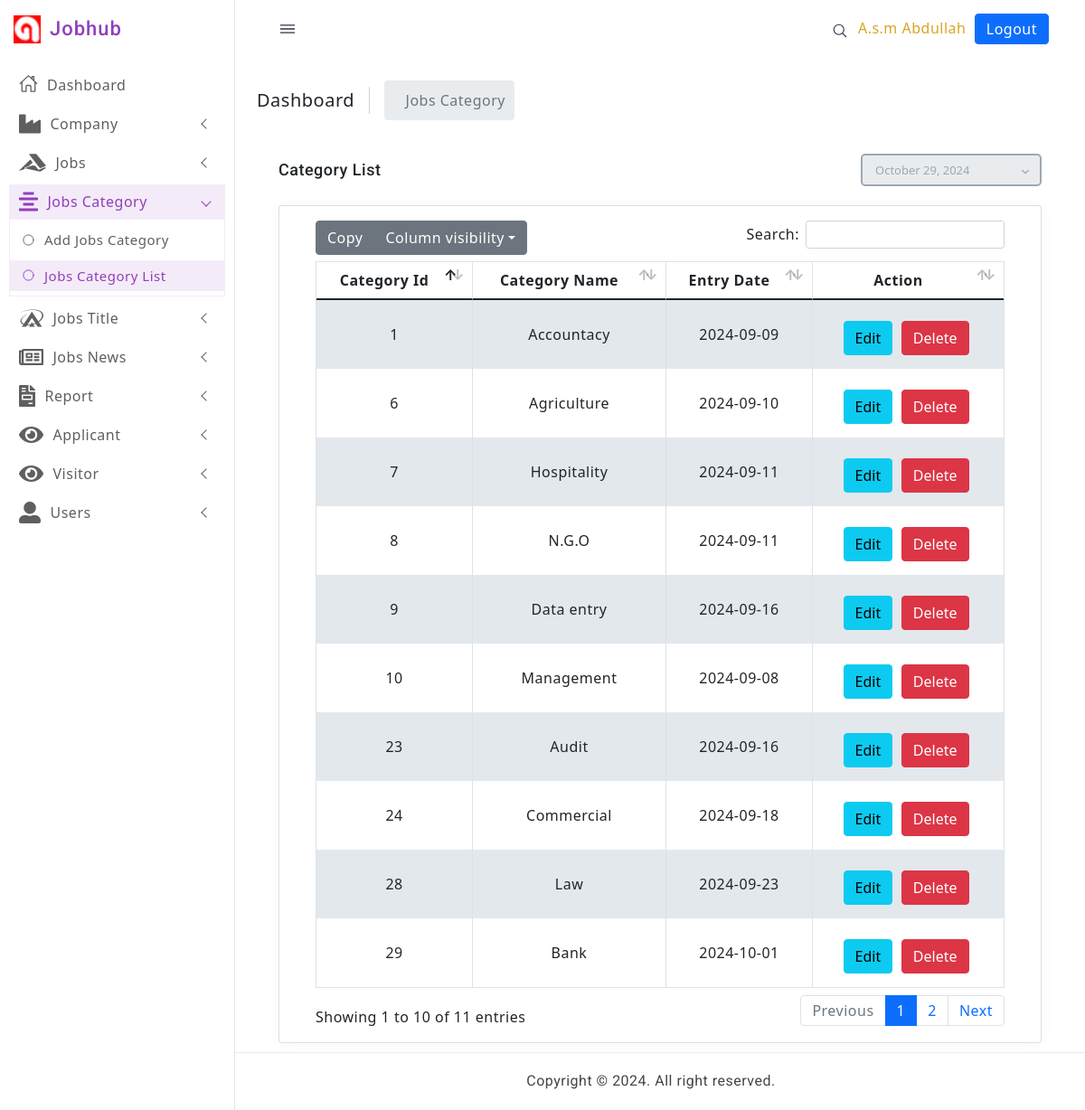
Before: /list_of_category.php (signed in) with the older database file.
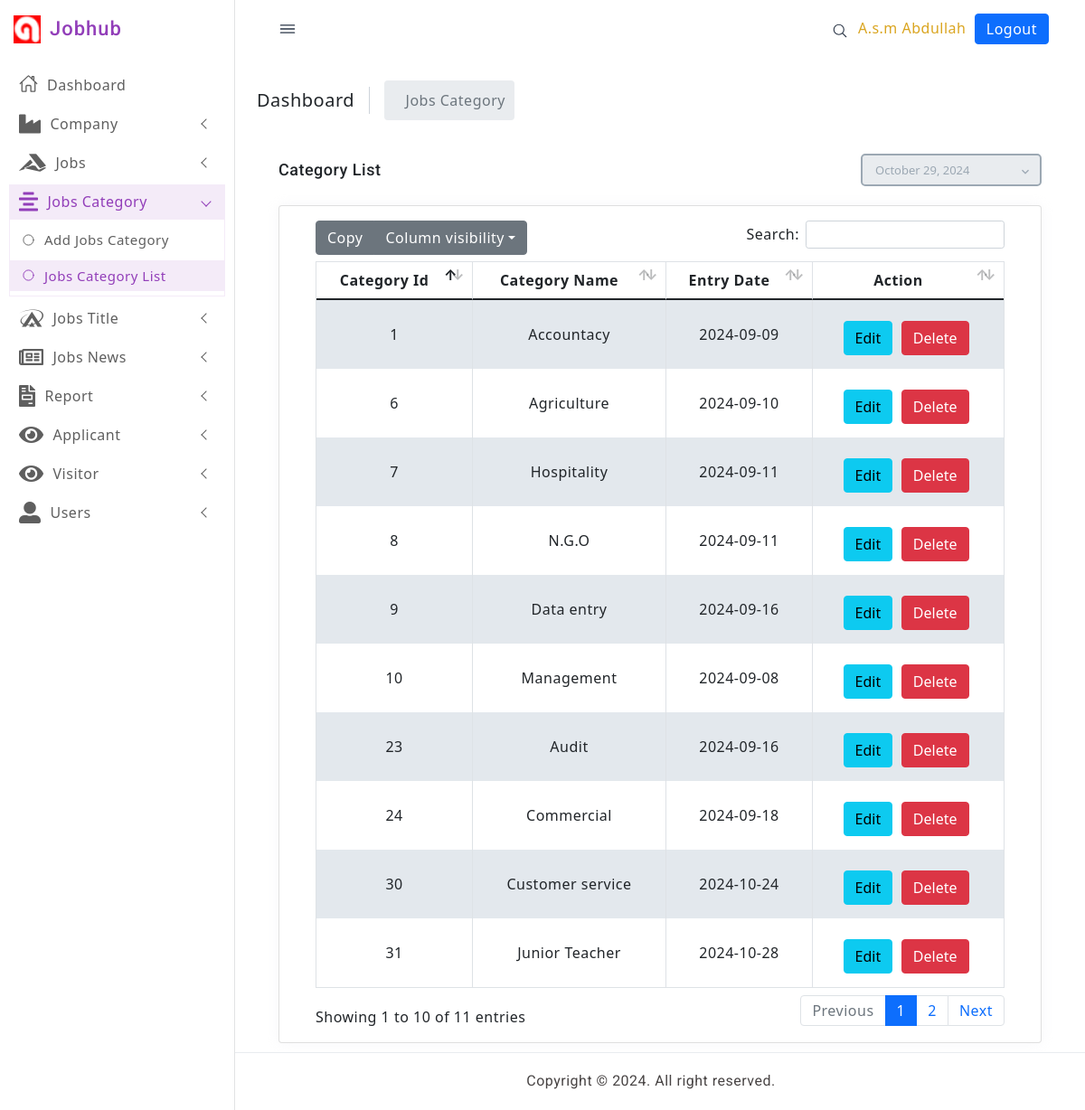
After: the same page with the newer database file.
### tables this page shows
CREATE TABLE `category` (
  `id` int(11) NOT NULL,
  `name` varchar(30) NOT NULL,
  `date` date NOT NULL DEFAULT current_timestamp(),
  `psition` varchar(30) NOT NULL
);

### list_of_category.php (the view, shortened to what the changed rows need)
<?php
require('connection.php');
$user_first_name = $_SESSION['user_first_name'];
$user_last_name = $_SESSION['user_last_name'];
if (!empty($user_first_name) && !empty($user_last_name)) {
?>
  <!doctype html>
  <html lang="en">
  <head>
    <link href="assets/css/pace.min.css" rel="stylesheet" />
    <link href="assets/plugins/simplebar/css/simplebar.css" rel="stylesheet" />
    <link href="assets/plugins/perfect-scrollbar/css/perfect-scrollbar.css" rel="stylesheet" />
    <link href="assets/plugins/metismenu/css/metisMenu.min.css" rel="stylesheet" />
    <link href="assets/css/bootstrap.min.css" rel="stylesheet">
    <link href="assets/css/bootstrap-extended.css" rel="stylesheet">
    <link href="assets/css/style.css" rel="stylesheet">
    <link href="assets/css/icons.css" rel="stylesheet">
    <link href="assets/css/dark-theme.css" rel="stylesheet" />
    <link href="assets/css/semi-dark.css" rel="stylesheet" />
    <link href="assets/css/header-colors.css" rel="stylesheet" />
    <link href="plugins/bootstrap-datepicker/css/bootstrap-datepicker.min.css" rel="stylesheet">
    <link href="plugins/datatables/dataTables.bootstrap4.min.css" rel="stylesheet" type="text/css" />
    <link href="plugins/datatables/buttons.bootstrap4.min.css" rel="stylesheet" type="text/css" />
    <link href="plugins/datatables/responsive.bootstrap4.min.css" rel="stylesheet" type="text/css" />
    <link href="ass/css/bootstrap.min.css" rel="stylesheet" type="text/css">
    <link href="ass/css/metismenu.min.css" rel="stylesheet" type="text/css">
    <link href="ass/css/icons.css" rel="stylesheet" type="text/css">
    <link href="ass/css/style.css" rel="stylesheet" type="text/css">
    <link href="https://cdn.jsdelivr.net/npm/bootstrap@5.0.2/dist/css/bootstrap.min.css" rel="stylesheet">
    <link rel="stylesheet" href="https://pro.fontawesome.com/releases/v5.10.0/css/all.css" />
  </head>
  <body>
    <div class="wrapper">
      <div class="page-content-wrapper">
        <div class="page-content">
          <div class="container-fluid">
            <div class="row">
              <div class="col-12">
                <div class="card">
                  <div class="card-body">
                    <?php
                    $sql = "SELECT * FROM category";
                    $query = $conn->query($sql);
                    ?>
                    <table id="datatable-buttons" class="table table-striped table-bordered dt-responsive nowrap" style="border-collapse: collapse; border-spacing: 0; width: 100%;">
                      <thead>
                        <tr style="text-align:center">
                          <th>Category Id</th>
                          <th>Category Name</th>
                          <th>Entry Date</th>
                          <th>Action</th>
                        </tr>
                      </thead>
                      <tbody>
                        <?php while ($data = mysqli_fetch_assoc($query)) { ?>
                          <tr style="text-align:center">
                          <td><?php echo $data['id'] ?></td>
                            <td><?php echo $data['name'] ?></td>
                            <td><?php echo $data['date'] ?></td>
                            <td>
                              <div class="button-items">
                                <a href='edit_category.php?id=<?php echo $data['id'] ?>'> <input class="btn btn-info" type="submit" value="Edit"></a>
                                <a onclick="return confirm('Are you sure to delete?')" href='delete_category.php?id=<?php echo $data['id'] ?>'><input class="btn btn-danger" type="reset" value="Delete"></a>
                              </div>
                            </td>
                          </tr>
                        <?php  } ?>
                      </tbody>
                    </table>
                  </div>
                </div>
              </div>
            </div>
            </div>
            </div>
            </div>
          </div>
  </body>
  </html>
<?php
} else {
  header('location:login.php');
}
?>

Changed rows visible on the page:
removed category: id "28", name "Law", date "2024-09-23"
removed category: id "29", name "Bank", date "2024-10-01"
now on this page (row unchanged): category: id "30", name "Customer service", date "2024-10-24"
added category: id "31", name "Junior Teacher", date "2024-10-28"
